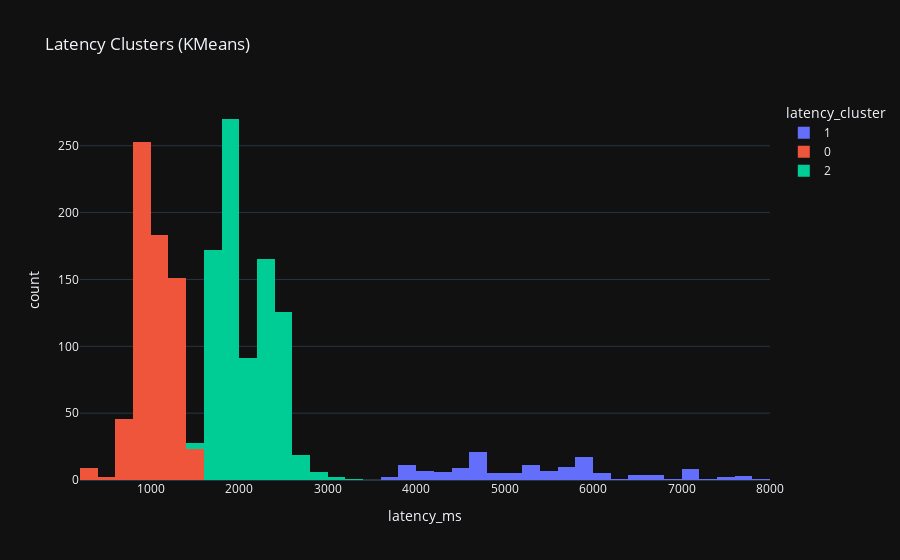

Notebook code cell kept with this figure:
### Code cell
import numpy as np
from sklearn.cluster import KMeans

X = df[["latency_ms"]].dropna()

kmeans = KMeans(n_clusters=3, n_init="auto").fit(X)
df["latency_cluster"] = kmeans.labels_

fig = px.histogram(
    df,
    x="latency_ms",
    color="latency_cluster",
    nbins=50,
    title="Latency Clusters (KMeans)",
    template="plotly_dark",
)

fig.show()

### Figure 1 — Plotly figure (JSON) as saved in the notebook; plotly's stock layout.template omitted (floating-point values rounded to 4 significant figures; data arrays with more than 128 entries replaced by an {"elided": "..."} marker saying what was removed)
{"data": [{"bingroup": "x", "hovertemplate": "latency_cluster=1<br>latency_ms=%{x}<br>count=%{y}<extra></extra>", "legendgroup": "1", "marker": {"color": "#636efa", "pattern": {"shape": ""}}, "name": "1", "nbinsx": 50, "orientation": "v", "showlegend": true, "type": "histogram", "x": {"elided": "141 float values"}, "xaxis": "x", "yaxis": "y"}, {"bingroup": "x", "hovertemplate": "latency_cluster=0<br>latency_ms=%{x}<br>count=%{y}<extra></extra>", "legendgroup": "0", "marker": {"color": "#EF553B", "pattern": {"shape": ""}}, "name": "0", "nbinsx": 50, "orientation": "v", "showlegend": true, "type": "histogram", "x": {"elided": "667 float values"}, "xaxis": "x", "yaxis": "y"}, {"bingroup": "x", "hovertemplate": "latency_cluster=2<br>latency_ms=%{x}<br>count=%{y}<extra></extra>", "legendgroup": "2", "marker": {"color": "#00cc96", "pattern": {"shape": ""}}, "name": "2", "nbinsx": 50, "orientation": "v", "showlegend": true, "type": "histogram", "x": {"elided": "857 float values"}, "xaxis": "x", "yaxis": "y"}], "layout": {"barmode": "relative", "legend": {"title": {"text": "latency_cluster"}, "tracegroupgap": 0}, "title": {"text": "Latency Clusters (KMeans)"}, "xaxis": {"anchor": "y", "domain": [0, 1], "title": {"text": "latency_ms"}}, "yaxis": {"anchor": "x", "domain": [0, 1], "title": {"text": "count"}}}}
